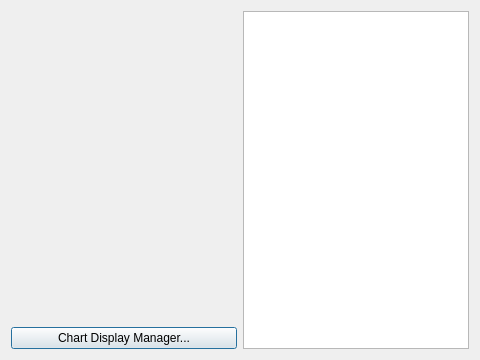
<?xml version="1.0" encoding="UTF-8"?>
<ui version="4.0">
 <class>Dialog</class>
 <widget class="QDialog" name="Dialog">
  <property name="geometry">
   <rect>
    <x>0</x>
    <y>0</y>
    <width>480</width>
    <height>360</height>
   </rect>
  </property>
  <property name="minimumSize">
   <size>
    <width>480</width>
    <height>360</height>
   </size>
  </property>
  <property name="windowTitle">
   <string>AGal - Object Information</string>
  </property>
  <layout class="QGridLayout" name="gridLayout" columnstretch="1,1" columnminimumwidth="0,0">
   <item row="0" column="1">
    <layout class="QVBoxLayout" name="verticalLayout_2">
     <item>
      <widget class="QListView" name="listView"/>
     </item>
    </layout>
   </item>
   <item row="0" column="0">
    <layout class="QVBoxLayout" name="verticalLayout">
     <item>
      <widget class="QLabel" name="label">
       <property name="text">
        <string/>
       </property>
      </widget>
     </item>
     <item>
      <widget class="QPushButton" name="pushButton">
       <property name="text">
        <string>Chart Display Manager...</string>
       </property>
      </widget>
     </item>
    </layout>
   </item>
  </layout>
 </widget>
 <resources/>
 <connections/>
</ui>
